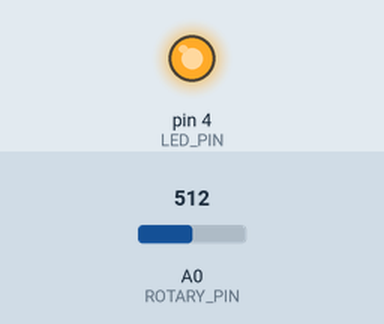
The sketch below on a simulated Arduino Uno, built with avr-gcc and run on an emulated ATmega328P. Parts: output pins drawn as LEDs (lit = HIGH). The test bench sets the inputs (shaded band); at power-on: A0 (ROTARY_PIN) = 512.

Above: at 1.8 s.
1.9 s: A0 (ROTARY_PIN) set to 0
3.6 s: A0 (ROTARY_PIN) set to 122
At 3.9 s:
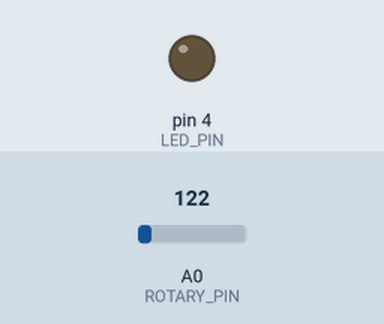
Timing chart, 0 to 13.1 s (numbered marks = the images above; inputs shaded):
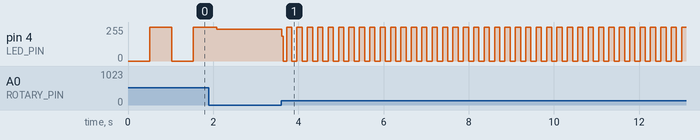

Measured:
- after the input at 3.6 s, pin 4 (LED_PIN): 239/255 → 187/255 at once, then moves between 0/255 and 255/255, repeating every 0.24 s

The sketch:

LightDelay.ino
```cpp
#define ROTARY_PIN A0
#define LED_PIN 4

int rotaryValue = 0;

void setup() {
  pinMode(ROTARY_PIN, INPUT);
  pinMode(LED_PIN, OUTPUT);
}

void loop() {
  rotaryValue = analogRead(ROTARY_PIN);
  digitalWrite(LED_PIN, LOW);
  delay(rotaryValue);
  digitalWrite(LED_PIN, HIGH);
  delay(rotaryValue);
}
```
